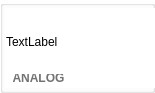
<?xml version="1.0" encoding="UTF-8"?>
<ui version="4.0">
 <class>FilterWidget</class>
 <widget class="QWidget" name="FilterWidget">
  <property name="geometry">
   <rect>
    <x>0</x>
    <y>0</y>
    <width>155</width>
    <height>86</height>
   </rect>
  </property>
  <property name="sizePolicy">
   <sizepolicy hsizetype="Minimum" vsizetype="Minimum">
    <horstretch>0</horstretch>
    <verstretch>0</verstretch>
   </sizepolicy>
  </property>
  <property name="minimumSize">
   <size>
    <width>0</width>
    <height>0</height>
   </size>
  </property>
  <property name="maximumSize">
   <size>
    <width>16777215</width>
    <height>16777215</height>
   </size>
  </property>
  <property name="windowTitle">
   <string>Form</string>
  </property>
  <property name="styleSheet">
   <string notr="true">background-color: rgb(255, 255, 255);</string>
  </property>
  <layout class="QVBoxLayout" name="verticalLayout_2">
   <property name="spacing">
    <number>0</number>
   </property>
   <property name="margin">
    <number>0</number>
   </property>
   <item>
    <widget class="QGroupBox" name="groupBox">
     <property name="sizePolicy">
      <sizepolicy hsizetype="Fixed" vsizetype="Fixed">
       <horstretch>0</horstretch>
       <verstretch>0</verstretch>
      </sizepolicy>
     </property>
     <property name="maximumSize">
      <size>
       <width>155</width>
       <height>16777215</height>
      </size>
     </property>
     <property name="styleSheet">
      <string notr="true">/*QGroupBox {
	 border-style: solid;
     border-width: 1px;
     border-radius: 9px;
     border-color: rgb(135, 177, 255);
	 color: rgb(135, 177, 255);
 }*/

background-color: rgb(235, 235, 235);

QGroupBox { 
     border: 2px solid; 
     border-color: rgb(135, 177, 255);
     border-radius: 9px; 
 } 
</string>
     </property>
     <layout class="QVBoxLayout" name="verticalLayout_3">
      <property name="spacing">
       <number>0</number>
      </property>
      <property name="margin">
       <number>2</number>
      </property>
      <item>
       <widget class="QWidget" name="widget" native="true">
        <property name="sizePolicy">
         <sizepolicy hsizetype="Fixed" vsizetype="Fixed">
          <horstretch>0</horstretch>
          <verstretch>0</verstretch>
         </sizepolicy>
        </property>
        <property name="minimumSize">
         <size>
          <width>150</width>
          <height>80</height>
         </size>
        </property>
        <widget class="QLabel" name="label">
         <property name="geometry">
          <rect>
           <x>1</x>
           <y>60</y>
           <width>65</width>
           <height>19</height>
          </rect>
         </property>
         <property name="font">
          <font>
           <weight>75</weight>
           <bold>true</bold>
          </font>
         </property>
         <property name="styleSheet">
          <string notr="true">color: rgb(114, 114, 113)</string>
         </property>
         <property name="text">
          <string>ANALOG</string>
         </property>
         <property name="alignment">
          <set>Qt::AlignCenter</set>
         </property>
        </widget>
        <widget class="QLabel" name="pictureLabel">
         <property name="geometry">
          <rect>
           <x>1</x>
           <y>1</y>
           <width>65</width>
           <height>65</height>
          </rect>
         </property>
         <property name="minimumSize">
          <size>
           <width>65</width>
           <height>65</height>
          </size>
         </property>
         <property name="maximumSize">
          <size>
           <width>65</width>
           <height>65</height>
          </size>
         </property>
         <property name="styleSheet">
          <string notr="true"/>
         </property>
         <property name="text">
          <string>TextLabel</string>
         </property>
        </widget>
        <widget class="QWidget" name="widget_2" native="true">
         <property name="geometry">
          <rect>
           <x>70</x>
           <y>1</y>
           <width>81</width>
           <height>78</height>
          </rect>
         </property>
         <property name="maximumSize">
          <size>
           <width>16777215</width>
           <height>78</height>
          </size>
         </property>
         <layout class="QVBoxLayout" name="verticalLayout">
          <property name="spacing">
           <number>0</number>
          </property>
          <property name="sizeConstraint">
           <enum>QLayout::SetMinimumSize</enum>
          </property>
          <property name="margin">
           <number>0</number>
          </property>
         </layout>
        </widget>
       </widget>
      </item>
     </layout>
    </widget>
   </item>
  </layout>
 </widget>
 <resources/>
 <connections/>
</ui>
